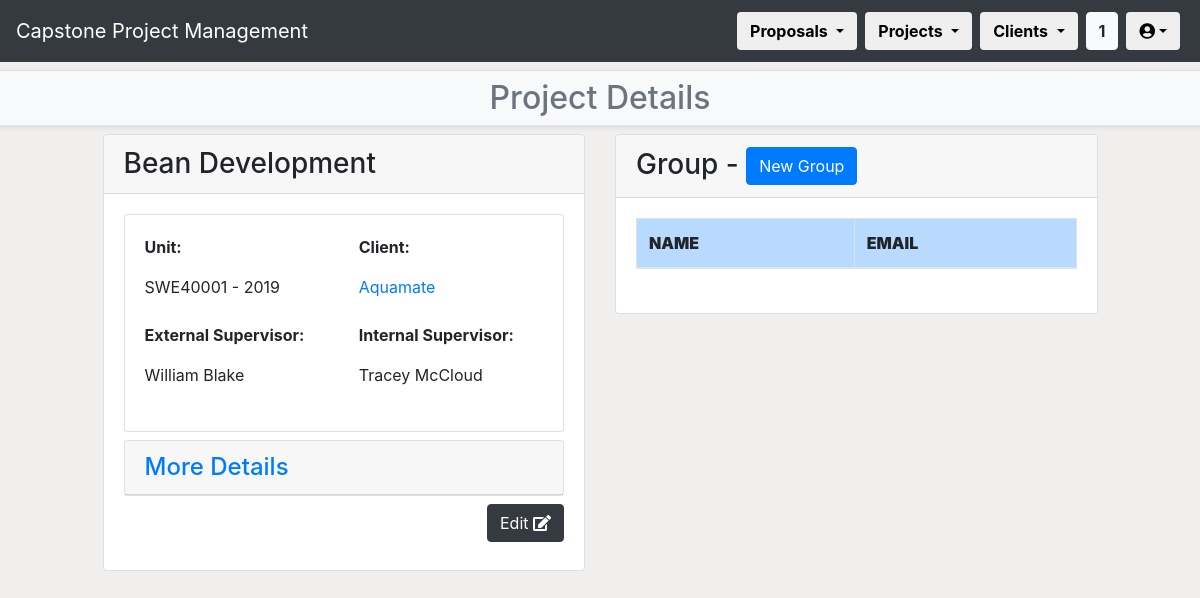
Screenshot of /CPPMS/project/project_list/project_detail/1 (signed in) with the database file from the repository.
### CPPMS/models.py (models this page shows, shortened)
class Project(models.Model):
    title = models.CharField(max_length=128, default="", unique=True)
    created_at = models.DateTimeField(auto_now_add=True)
    updated_at = models.DateTimeField(auto_now=True)
    category = models.CharField(max_length=128, default="")
    year = models.IntegerField(default="0000")
    completed = models.BooleanField(default=0)
    pass
    unit = models.ForeignKey(
        Unit,
        models.SET_NULL,
        blank=True,
        null=True
    )
    proposal = models.ForeignKey(
        Proposal,
        on_delete=models.CASCADE,
        blank=True,
        null=True
    )
    internal_supervisor = models.ForeignKey(
        Internal_Supervisor,
        models.SET_NULL,
        blank=True,
        null=True
    )
    group = models.ForeignKey(
        Group,
        models.SET_NULL,
        blank=True,
        null=True
    )

class Unit(models.Model):
    title = models.CharField(max_length=128, default="", unique=True)
    created_at = models.DateTimeField(auto_now_add=True)
    updated_at = models.DateTimeField(auto_now=True)
    unit_code = models.CharField(max_length=8, default="AAA0001")
    BB_unit_code = models.CharField(max_length=8, default="AAA0001")
    ulos = models.TextField(default="")
    convenor = models.CharField(max_length=128, default="N/A")
    pass
    def __str__(self):
        return self.unit_code

class Proposal(models.Model):
    title = models.CharField(max_length=128, default="")
    created_at = models.DateTimeField(auto_now_add=True)
    updated_at = models.DateTimeField(auto_now=True)
    desc = models.TextField(default="")
    status = models.CharField(max_length=255, default="")
    spec = models.TextField(default="")
    skills = models.TextField(default="")
    env = models.TextField(default="")
    res = models.TextField(default="")
    client = models.ForeignKey(
        Client,
        on_delete=models.CASCADE,
        blank=True,
        null=True,
        related_name="proposals"
    )
    external_supervisor = models.ForeignKey(
        External_Supervisor,
        models.SET_NULL,
        blank=True,
        null=True,
        related_name="proposals"
    )
    proposal_incoming = models.ForeignKey(
        Incoming_Proposal,
        models.SET_NULL,
        blank=True,
        null=True
    )
    contact = models.ForeignKey(
        Contact,
        models.SET_NULL,
        blank=True,
        null=True,
        related_name="proposals"
    )
    pass

class Client(models.Model):
    name = models.CharField(max_length=128, default="", unique=True)
    created_at = models.DateTimeField(auto_now_add=True)
    updated_at = models.DateTimeField(auto_now=True)
    address = models.CharField(max_length=255, default="")
    website = models.CharField(max_length=255, default="")
    desc = models.TextField(default="")
    pass

class External_Supervisor(models.Model):
    name = models.CharField(max_length=128, default="")
    created_at = models.DateTimeField(auto_now_add=True)
    updated_at = models.DateTimeField(auto_now=True)
    email = models.CharField(max_length=255, default="", unique=True)
    phone = models.CharField(max_length=10, default="00000000")
    title = models.CharField(max_length=255, default="N/A")
    department = models.ForeignKey(
        Department,
        models.SET_NULL,
        blank=True,
        null=True
    )
    pass
    def __str__(self):
        return self.name

class Internal_Supervisor(models.Model):
    name = models.CharField(max_length=128, default="")
    created_at = models.DateTimeField(auto_now_add=True)
    updated_at = models.DateTimeField(auto_now=True)
    email = models.CharField(max_length=255, default="")
    phone = models.CharField(max_length=10, default="00000000", unique=True)
    title = models.CharField(max_length=255, default="N/A")
    department = models.ForeignKey(
        Department,
        models.SET_NULL,
        blank=True,
        null=True
    )
    pass
    def __str__(self):
        return self.name

### CPPMS/views.py (the view, shortened to what this page needs)
@login_required(login_url="/CPPMS/login/")
def project_detail(request, pk=None):
    username = request.user.first_name + " " + request.user.last_name
    project_detail = get_object_or_404(Project, pk=pk)
    count()
    title = "Details of " + project_detail.title
    return render(
        request,
        "project_detail.html",
        {
            "count": count,
            "project_detail": project_detail,
            "username": username,
            "title":title
        },
    )

### CPPMS/views.py (called while the page is built)
def count():
    count = []
    count_web = Incoming_Proposal.proposals.all().count()
    count_word = Upload_Proposal.objects.all().count()
    count_all = count_web + count_word
    count_all_proposal = Proposal.objects.all().count()
    count_all_client = Client.objects.all().count()
    count = [count_web, count_word, count_all,count_all_proposal,count_all_client]
    return count

### CPPMS/templates/project_detail.html (shortened to what this page needs)
{% extends "project.html" %}
{% block sub-page_content %}
{% if not messages %}
<h2>Project Details</h2>
{% else %}
<h2>Project Details</h2>
{% for message in messages %}<li>{{ message }}</li>{% endfor %}
{% endif %}
{% endblock %}
{% block page_detail_content %}
<div class="row">
    <div class="col-1"></div>
    <div class="col-md-5">
        <div class="card">
            <h3 class="card-header">{{ project_detail.title }}</h3>
            <div class="card-body">
                <div class="row mb-2">
                    <div class="col">
                        <div class="card">
                            <div class="card-body">
                                <div class="row mb-2">
                                    <div class="col">
                                        <p><strong>Unit:</strong></p>
                                        <p>{{ project_detail.unit }} - {{ project_detail.year }}</p>
                                    </div>
                                    <div class="col">
                                        <p><strong>Client:</strong></p>
                                        <p><a href="client_detail/{{ project_detail.proposal.client.pk }}">{{ project_detail.proposal.client.name }}</a></p>
                                    </div>
                                </div>
                                <div class="row mb-2">
                                    <div class="col">
                                        <p><strong>External Supervisor:</strong></p>
                                        <p>{{ project_detail.proposal.external_supervisor }}</p>
                                    </div>
                                    <div class="col">
                                        <p><strong>Internal Supervisor:</strong></p>
                                        <p>{{ project_detail.internal_supervisor }}</p>
                                    </div>
                                </div>
                            </div>
                        </div>
                    </div>
                </div>
                <div class="row mb-2">
                    <div class="col">
                        <div class="card">
                            <h4 class="card-header"><a data-toggle="collapse" href="#collapse1">More Details</a></h4>
                        </div>
                    </div>
                </div>
                <div class="row mb-2">
                    <div class="col text-right">
                        <a class="btn btn-dark" role="button" href="project_edit/{{ project_detail.pk }}" data-toggle="tooltip" title="Edit '{{ project_detail.title }}'">Edit <i class="fa fa-edit"></i></a>
                    </div>
                </div>
            </div>
        </div>
    </div>
    <div class="col-md-5">
        <div class="card">
            <h3 class="card-header">Group - {{ project_detail.group.title }}
                <button
                    type="button"
                    class="btn btn-primary"
                    data-toggle="modal"
                    data-target="#groupModal"
                >New Group</button>
            </h3>
            <div class="card-body">
                <div class="row mb-2">
                    <div class="col">
                        <div class="table-responsive">
                            <table class="table table-bordered table-hover ">
                                <thead>
                                    <tr class="table-primary">
                                        <th scope="col"><strong>NAME</strong></th>
                                        <th scope="col"><strong>EMAIL</strong></th>
                                    </tr>
                                </thead>
                            </table>
                        </div>
                    </div>
                </div>
            </div>
        </div>
    </div>
    <div class="col-1"></div>
</div>
{% endblock %}

### rows the page displays
Project: title "Bean Development", unit "SWE40001", year "2019", proposal.client.name "Aquamate", proposal.external_supervisor "William Blake", internal_supervisor "Tracey McCloud"

### other values shown
{{ count.2 }} "1"
